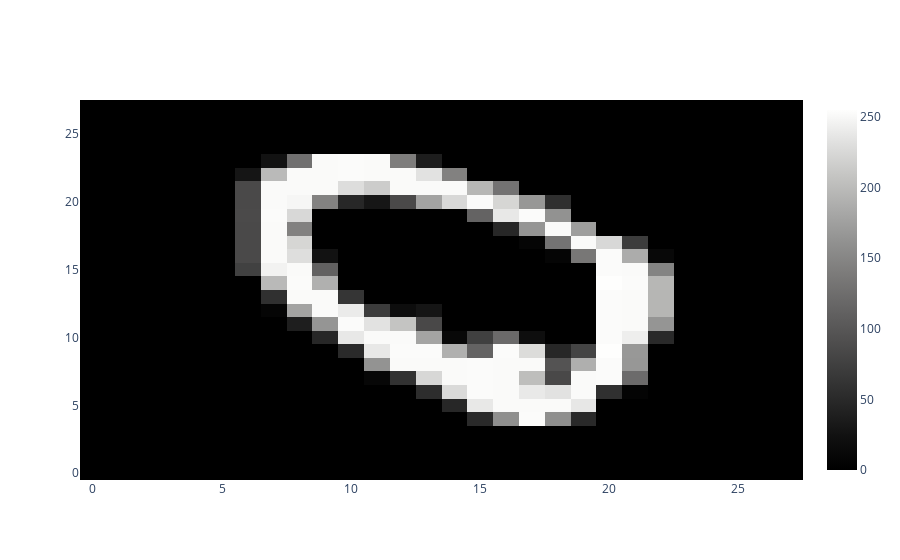

This figure's notebook cell:
### Code cell
go.Figure(data=go.Heatmap(z=X_train[1], colorscale='gray')).show()

### Figure 1 — Plotly figure (JSON) as saved in the notebook; plotly's stock layout.template omitted (floating-point values rounded to 4 significant figures; data arrays with more than 128 entries replaced by an {"elided": "..."} marker saying what was removed)
{"data": [{"colorscale": [[0, "rgb(0, 0, 0)"], [0.09091, "rgb(16, 16, 16)"], [0.1818, "rgb(38, 38, 38)"], [0.2727, "rgb(59, 59, 59)"], [0.3636, "rgb(81, 80, 80)"], [0.4545, "rgb(102, 101, 101)"], [0.5455, "rgb(124, 123, 122)"], [0.6364, "rgb(146, 146, 145)"], [0.7273, "rgb(171, 171, 170)"], [0.8182, "rgb(197, 197, 195)"], [0.9091, "rgb(224, 224, 223)"], [1, "rgb(254, 254, 253)"]], "type": "heatmap", "z": {"elided": "28x28 int values"}}], "layout": {}}
